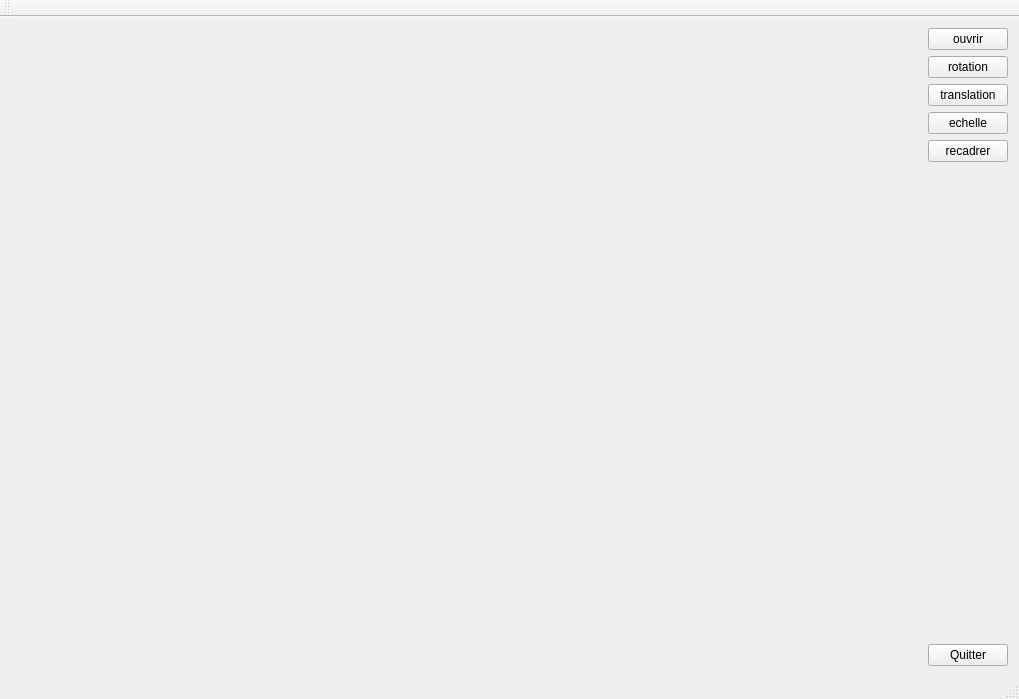
<?xml version="1.0" encoding="UTF-8"?>
<ui version="4.0">
 <class>MainWindow</class>
 <widget class="QMainWindow" name="MainWindow">
  <property name="geometry">
   <rect>
    <x>0</x>
    <y>0</y>
    <width>1019</width>
    <height>699</height>
   </rect>
  </property>
  <property name="windowTitle">
   <string>MainWindow</string>
  </property>
  <widget class="QWidget" name="centralWidget">
   <layout class="QVBoxLayout" name="verticalLayout_2">
    <item>
     <layout class="QHBoxLayout" name="horizontalLayout" stretch="1,0">
      <item>
       <widget class="Visualiseur" name="vue" native="true"/>
      </item>
      <item>
       <layout class="QVBoxLayout" name="verticalLayout">
        <item>
         <widget class="QPushButton" name="openB">
          <property name="text">
           <string>ouvrir</string>
          </property>
         </widget>
        </item>
        <item>
         <widget class="QPushButton" name="rotB">
          <property name="text">
           <string>rotation</string>
          </property>
         </widget>
        </item>
        <item>
         <widget class="QPushButton" name="transB">
          <property name="text">
           <string>translation</string>
          </property>
         </widget>
        </item>
        <item>
         <widget class="QPushButton" name="scaleB">
          <property name="text">
           <string>echelle</string>
          </property>
         </widget>
        </item>
        <item>
         <widget class="QPushButton" name="recadrerB">
          <property name="text">
           <string>recadrer</string>
          </property>
         </widget>
        </item>
        <item>
         <spacer name="verticalSpacer">
          <property name="orientation">
           <enum>Qt::Vertical</enum>
          </property>
          <property name="sizeHint" stdset="0">
           <size>
            <width>20</width>
            <height>40</height>
           </size>
          </property>
         </spacer>
        </item>
        <item>
         <widget class="QPushButton" name="quitterB">
          <property name="text">
           <string>Quitter</string>
          </property>
         </widget>
        </item>
       </layout>
      </item>
     </layout>
    </item>
   </layout>
  </widget>
  <widget class="QMenuBar" name="menuBar">
   <property name="geometry">
    <rect>
     <x>0</x>
     <y>0</y>
     <width>1019</width>
     <height>25</height>
    </rect>
   </property>
  </widget>
  <widget class="QToolBar" name="mainToolBar">
   <attribute name="toolBarArea">
    <enum>TopToolBarArea</enum>
   </attribute>
   <attribute name="toolBarBreak">
    <bool>false</bool>
   </attribute>
  </widget>
  <widget class="QStatusBar" name="statusBar"/>
 </widget>
 <layoutdefault spacing="6" margin="11"/>
 <customwidgets>
  <customwidget>
   <class>Visualiseur</class>
   <extends>QWidget</extends>
   <header location="global">visualiseur.h</header>
   <container>1</container>
  </customwidget>
 </customwidgets>
 <resources/>
 <connections/>
</ui>
